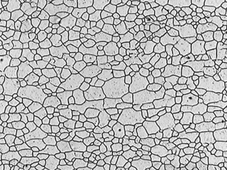
#> input picture Images/Metal_Structure.png, 227 x 170 px, shrunk from 664 x 498 before the run
$ python ImageAnalysisMain.py
#> lines starting #> are read from the running program, lines starting #| are printed output that depends on the picture; after the words box and inside, x2 and y2 are one past the last pixel; in counts of white or black regions, pixels touching at a corner belong together
### GaussianBlurFct.py
# -*- coding: utf-8 -*-
"""
Created on Wed Jan 25 17:18:10 2023

@author: Enzo
"""

import numpy as np


def blur(img, kernel, iteration):
    """
    compute for each pixel the average of the pixel's color value around with a certain weight for each neighboring pixels depending on the defined kernel (simple: blur the image)

    Parameters
    ----------
    img : array
        array of the color values of the pixels in the image.
    kernel : array
        to verify for each pixel if every pixel around are white (for our chosen kernel).
    iteration : int
        nb of time we want to blur the image.

    Returns
    -------
    blured_img : array
        array of the color values of the pixels in the blured image.

    """
    img_row, img_col = img.shape
    kern_row, kern_col = kernel.shape
    blured_img = img

    new_row = img_row + kern_row - 1  # compute the row size of the new image with a padding
    new_col = img_col + kern_col - 1  # compute the column size of the new image with a padding
    new_image = np.zeros((new_row,
                          new_col))  # initialize an array of the size of the image with a padding of one pixel to
    # apply the kernel on every pixel of the image

    for it in range(iteration):
        for i in range(0, img_row):
            for j in range(0, img_col):  # to go through each pixel of the image
                new_image[i + 1, j + 1] = blured_img[
                    i, j]  # give the pixel's color value of the image to create an identical image but, with a padding

        for i in range(0, img_row):
            for j in range(0, img_col):
                kernel_zone = new_image[i:i + kern_row,
                              j:j + kern_col]  # create a copy of a zone of pixels of the image of the same size as
                # the kernel
                blured_pxl_val = 0
                for k in range(0, kern_row):
                    for l in range(0, kern_col):  # to go through each pixel of the kernel_zone
                        blured_pxl_val += (kernel_zone[k, l] * kernel[k, l]) / np.sum(
                            kernel)  # compute the mean of the pixel's color value around a pixel with a certain
                        # weight for each pixel determined by the kernel
                blured_img[i, j] = blured_pxl_val
    return blured_img

### ThresholdFct.py
# -*- coding: utf-8 -*-
"""
Created on Tue Jan 24 21:45:06 2023

@author: Enzo
"""

import matplotlib.pyplot as plt
import numpy as np


def histogram(img):
    """
    make a histogram with the number of appearance of each color values in the pixels of the image

    Parameters
    ----------
    img : array
        array of the color values of the pixels in the image.

    Returns
    -------
    nb_appearance : array
        array with the number of appearance of each color values.

    """
    row, col = img.shape  # get the number of rows and colons of pixels of the image
    nb_appearance = np.zeros(256)  # create an array of zeros to initialize nb_appearance
    for i in range(0, row):
        for j in range(0, col):  # go through each pixel of the image
            nb_appearance[img[
                i, j]] += 1  # make the histogram by increasing by 1 each time a value between 0 and 255 appear for
            # each pixel of the image because the grey pixels appear more often than black pixels
    plt.plot(nb_appearance)
    plt.show()
    return nb_appearance


def otsu_threshold(hist, img):
    """
    determine automatically the threshold between black or white pixels with otsu's method'

    Parameters
    ----------
    hist : array
        histogram with the number of appearance of each color values in the pixels of the image.
    img : array
        array of the color values of the pixels in the image.

    Returns
    -------
    i_min : int
        threshold between black or white pixels : indice for which the sum of the foreground and background spread is minimum

    """
    nb_pixels = float(np.product(img.shape))  # nb of pixels in the image
    # initializations
    i_min = 0
    min_within_class_var = 10000000
    threshold_try = 1

    while threshold_try < 256 and (
            threshold_try < 50 or i_min != threshold_try - 3):  # prevent to try threshold beyond 255 and stop when
        # the indice of the minimum variation is found

        background = hist[
                     :threshold_try]  # the pixels that should be black according to the threshold that is being
        # tried (below the threshold)
        foreground = hist[
                     threshold_try:]  # the pixels that should be white according to the threshold that is being
        # tried (above the threshold)

        # computing weights
        w_background = np.sum(
            background) / nb_pixels  # compute the weight of every pixel's color value below the threshold which is
        # being tried
        w_foreground = np.sum(
            foreground) / nb_pixels  # compute the weight of every pixel's color value above the threshold which is
        # being tried

        # computing mean
        mean_background = np.sum(
            [pixel_value * nb_appearance for pixel_value, nb_appearance in enumerate(background)]) / np.sum(
            background)  # compute the mean of every pixel's color value below the threshold which is being tried
        # multiplied by their number of appearance
        mean_foreground = np.sum(
            [pixel_value * nb_appearance for pixel_value, nb_appearance in enumerate(foreground)]) / np.sum(
            foreground)  # compute the mean of every pixel's color value below the threshold which is being tried
        # multiplied by their number of appearance

        # computing variance
        var_background = np.nan_to_num(np.sum(
            [(pixel_value - mean_background) ** 2 * nb_appearance for pixel_value, nb_appearance in
             enumerate(background)]) / np.sum(background))  # compute the variance of the background
        var_foreground = np.nan_to_num(np.sum(
            [(pixel_value - mean_foreground) ** 2 * nb_appearance for pixel_value, nb_appearance in
             enumerate(foreground)]) / np.sum(foreground))  # compute the variance of the foreground
        # np.nan_to_num convert the result nan (that we don't want) to a number, usually 0

        # compute within class variance
        within_class_var = w_background * var_background + w_foreground * var_foreground  # compute the sum of the
        # foreground and background spread

        # get the indice for which the sum of the foreground and background spread is minimum
        if within_class_var < min_within_class_var:
            i_min = threshold_try - 1
            min_within_class_var = within_class_var
        print(f"trying : {threshold_try - 1}")
        threshold_try += 1
    return i_min


def thresholding(img, threshold):
    """
    transform, according to the threshold value, each pixel's color value to white or black

    Parameters
    ----------
    img : array
        array of the color values of the pixels in the image.
    threshold : int
        threshold between black or white pixels.

    Returns
    -------
    new_img : array
        array of the pixel's color value transformed to either black or white.

    """
    row, col = img.shape
    new_img = np.zeros((row, col))  # make an array of the same size as the image
    for i in range(0, row):
        for j in range(0, col):
            if img[i, j] >= threshold:  # verify if the color value of the pixel is higher than the threshold
                new_img[i, j] = 255  # if yes : transform to a white pixel
            else:
                new_img[i, j] = 0  # if no : transform to a black pixel
    return new_img

### MorphologicalOperationFct.py
# -*- coding: utf-8 -*-
"""
Created on Wed Jan 25 00:09:37 2023

@author: Enzo
"""
import numpy as np


def erode(img, kernel, iteration):
    """
    verify for each pixel if every pixel around are white (for our chosen kernel). If it is the case, then the pixel
    is white else, the pixel is black. Hence, it extends the black color

    Parameters
    ----------
    img : array
        array of the color values of the pixels in the image.
    kernel : array
        to verify for each pixel if every pixel around are white (for our chosen kernel).
    iteration : int
        nb of time we want to erode the image.

    Returns
    -------
    eroded_img : array
        array of the color values of the pixels in the eroded image.

    """
    img_row, img_col = img.shape
    kern_row, kern_col = kernel.shape
    eroded_img = img / 255  # to convert 255s into 1s

    new_row = img_row + kern_row - 1  # compute the row size of the new image with a padding
    new_col = img_col + kern_col - 1  # compute the column size of the new image with a padding
    new_image = np.zeros((new_row,
                          new_col))  # initialize an array of the size of the image with a padding of one pixel to
    # apply the kernel on every pixel of the image

    for it in range(iteration):
        for i in range(0, img_row):
            for j in range(0, img_col):  # to go through each pixel of the image
                new_image[i + 1, j + 1] = eroded_img[
                    i, j]  # give the pixel's color value of the image to create an identical image but, with a padding

        for i in range(0, img_row):
            for j in range(0, img_col):
                kernel_zone = new_image[i:i + kern_row,
                              j:j + kern_col]  # create a copy of a zone of pixels of the image of the same size as
                # the kernel
                if (
                        kernel_zone == kernel).all():  # verify for each pixel (each element of the array) in the
                    # kernel_zone if they are the same as the ones in the kernel
                    eroded_img[i, j] = 1  # if yes: the middle pixel of the kernel_zone is white
                else:
                    eroded_img[i, j] = 0  # if no: the middle pixel of the kernel_zone is black

    return eroded_img * 255  # to get it back to its normal pixel's color value


def dilate(img, kernel, iteration):
    """
    verify for each pixel if at least one pixel around is white (for our chosen kernel). If it is the case, then the pixel is white else, the pixel is black. Hence, it extend the white color

    Parameters
    ----------
    img : array
        array of the color values of the pixels in the image.
    kernel : array
        to verify for each pixel if every pixel around are white (for our chosen kernel).
    iteration : int
        nb of time we want to dilate the image.

    Returns
    -------
    dilated_img : array
        array of the color values of the pixels in the dilated image.

    """
    img_row, img_col = img.shape
    kern_row, kern_col = kernel.shape
    dilated_img = img / 255  # to convert 255s into 1s

    new_row = img_row + kern_row - 1  # compute the row size of the new image with a padding
    new_col = img_col + kern_col - 1  # compute the column size of the new image with a padding
    new_image = np.zeros((new_row,
                          new_col))  # initialize an array of the size of the image with a padding of one pixel to
    # apply the kernel on every pixel of the image

    for it in range(iteration):
        for i in range(0, img_row):
            for j in range(0, img_col):  # to go through each pixel of the image
                new_image[i + 1, j + 1] = dilated_img[
                    i, j]  # give the pixel's color value of the image to create an identical image but, with a padding

        for i in range(0, img_row):
            for j in range(0, img_col):  # to go through each pixel of the image
                kernel_zone = new_image[i:i + kern_row,
                              j:j + kern_col]  # create a copy of a zone of pixels of the image of the same size as
                # the kernel
                if (
                        kernel_zone == kernel).any():  # verify if any of the pixels (any element of the array) in
                    # the kernel_zone is the same as the ones in the kernel
                    dilated_img[i, j] = 1  # if yes: the middle pixel of the kernel_zone is white
                else:
                    dilated_img[i, j] = 0  # if no: the middle pixel of the kernel_zone is black
    return dilated_img * 255  # to get it back to its normal pixel's color value

### FloodAlgo.py
# -*- coding: utf-8 -*-
"""
Created on Jan 28 13:07:00 2023

@author: Sacha
"""
import numpy as np
import cv2
import random


# [26 lines left out: function flood, not called in this run]


def floodrgb(img, old_color):
    """
    flood the cells with color
    Parameters
    ----------
    img : array - image before being flooded in grayscale or black and white
    old_color : list - the color that should be changed. format : [0-255, 0-255, 0-255]

    Returns
    -------
    img : array - the flooded image in rgb format
    cellcount : int - return the number of cell flooded
    color_list : list - list of all the used color
    """
    cellcount = 0

    img = img.astype(np.uint8)
    img = cv2.cvtColor(img, cv2.COLOR_GRAY2RGB)

    img = img.astype(np.uint8)

    first_white = np.nonzero(img == old_color)
    new_color = [10, 0, 0]

    color_list = []

    while len(first_white[0]) > 0:

        while new_color in color_list:
            new_color = [random.randint(20, 250), random.randint(1, 250), random.randint(1, 220)]

        color_list.append(list(new_color))

        # print(color_list)

        cellcount += 1  # this count the number of cell

        print(f"number of grains : {cellcount}")

        img = fill2(img, first_white[0][0], first_white[1][0], old_color, new_color)
        first_white = np.nonzero(img == old_color)

    return img, cellcount, color_list


def fill2(img, x, y, old_color, new_color):
    """
    sequential alogrithm that fill the cell with a color
    Parameters
    ----------
    img : array - the image to be filled
    x : int - x coordinate of the starting point
    y : int - y coordinate of the starting point
    old_color : list or int - the color that should be replaced. list if img is rgb, or int if img is grayscale
    new_color : list or int - the color that replace. list if img is rgb, int if img is grayscale

    Returns
    -------
    img : array - the image with the new filled cell

    """

    queued = [[x, y]]

    while len(queued) > 0:
        x = queued[0][0]
        y = queued[0][1]
        img[x][y] = new_color
        # print(f' {x},{y} : set to {new_color}')
        queued.remove(queued[0])
        # print(f"queue size {len(queued)} ")

        cellcheck = \
            [[x, y + 1],
             [x - 1, y], [x + 1, y],
             [x, y - 1]
             ]

        for elem in cellcheck:
            if img[elem[0]][elem[1]][0] == old_color[0] and img[elem[0]][elem[1]][1] == old_color[1] and \
                    img[elem[0]][elem[1]][2] == old_color[2] and (elem not in queued):
                queued.append(elem)
                # print(f' {elem} queued')

    return img

### PropertiesFct.py
# -*- coding: utf-8 -*-
"""
Created on Tue Jan 31 17:36:38 2023

@author: Enzo && Sacha
"""


def get_properties(img, list_colors):
    properties = {"[0, 0, 0]-area": 0, "[0, 0, 0]-perimeter": 0, "[0, 0, 0]-last_height": 0, "[0, 0, 0]-max_height": 0,
                  "[0, 0, 0]-last_width": 0, "[0, 0, 0]-max_width": 0}

    img_row, img_col, rgb = img.shape

    for color in list_colors:
        properties[str(color) + "-area"] = 0
        properties[str(color) + "-perimeter"] = 0
        properties[str(color) + "-max_height"] = 0
        properties[str(color) + "-last_height"] = 0
        properties[str(color) + "-max_width"] = 0
        properties[str(color) + "-last_width"] = 0

    for i in range(img_row):

        # for the height
        for key in properties.keys():
            if key.endswith("-last_height"):
                properties[key] = 0

        for j in range(img_col):
            # get area
            properties[str(list(img[i, j])) + "-area"] += 1

            # get border
            if list(img[i - 1, j]) == [0, 0, 0] or list(img[i, j - 1]) == [0, 0, 0] or list(img[i + 1, j]) == [0, 0,
                                                                                                               0] or list(
                    img[i, j + 1]) == [0, 0, 0]:
                properties[str(list(img[i, j])) + "-perimeter"] += 1

            # get height
            properties[str(list(img[i, j])) + "-last_height"] += 1
            if properties[str(list(img[i, j])) + "-last_height"] > properties[str(list(img[i, j])) + "-max_height"]:
                properties[str(list(img[i, j])) + "-max_height"] = properties[str(list(img[i, j])) + "-last_height"]

    # get width
    for j in range(img_col):
        for key in properties.keys():
            if key.endswith("-last_width"):
                properties[key] = 0
        for i in range(img_row):
            properties[str(list(img[i, j])) + "-last_width"] += 1
            if properties[str(list(img[i, j])) + "-last_width"] > properties[str(list(img[i, j])) + "-max_width"]:
                properties[str(list(img[i, j])) + "-max_width"] = properties[str(list(img[i, j])) + "-last_width"]

    # delete useless dictionary keys
    to_del = []
    for key in properties.keys():
        if key.endswith("-last_height") or key.endswith("-last_width"):
            to_del.append(key)
    for k in to_del:
        properties.pop(k, None)

    return properties


def findshape(area, width, height, shapecount):
    """
    Tries to find the closest form of each cell
    Parameters
    ----------
    area : int - area of the cell
    width : int - width of the cell
    height : int - height of the cell
    shapecount : list of int - format : [triangle, square, circle, oblong, rectangle]

    Returns
    -------
    shapelistname[i] : str - name of the shape
    shapecount : list of int - format : [triangle, square, circle, oblong, rectangle]
    """
    triangle = abs((0.5 * width * height) - area)
    square = abs((width * width) - area)
    circle = abs(((width / 2) * 3.14 ** 2) - area)
    oblong = abs((3.14 * (width / 2) * (height / 2)) - area)
    rectangle = abs((width * height) - area)

    shapelist = [triangle, square, circle, oblong, rectangle]
    shapelistname = ["triangle", "square", "circle", "oblong", "rectangle"]
    correct = min(shapelist)

    for i in range(len(shapelist)):
        if shapelist[i] == correct:
            shapecount[i] = shapecount[i] + 1
            return shapelistname[i], shapecount


def regroup(cell_list):
    """
    group the cell in 3 categories :
    small, medium, big

    Parameters
    ----------
    cell_list : list of int - list of cells and their caracteristic. format : [area, ...]

    Returns
    -------
    small : list - all the small cell along with caracteristics
    medium : list - all the medium cell along with caracteristics
    big : list - all the big cell along with caracteristics

    """
    small = []
    medium = []
    big = []

    for i in range(len(cell_list)):
        if cell_list[i][0] < 250:
            small.append(cell_list[i])
        elif 250 <= cell_list[i][0] < 600:
            medium.append(cell_list[i])
        else:
            big.append(cell_list[i])
    return small, medium, big

### ImageAnalysisMain.py
# -*- coding: utf-8 -*-
"""
Created on Tue Jan 24 21:45:05 2023

@author: Enzo && Sacha
"""

from termcolor import colored
import os
import time
import PropertiesFct
from ThresholdFct import *
from MorphologicalOperationFct import *
from GaussianBlurFct import *
from FloodAlgo import *
from PropertiesFct import *


def main():
    currentpath = os.getcwd()  # get the current paths
    picfold = os.path.join(currentpath, "Data")  # enter the "data folder" in the current path
    datatxt = os.path.join(picfold, "Data.txt")

    imgfold = os.path.join(currentpath, "Images")  # enter the "Images folder" in the current path

    print("default picture name : \nMetal_Structure.png")

    imagename = str(input("Image name ? (enter nothing to use the default picture)\n >"))
#> the answer given: Metal_Structure.png
    if imagename == "":
        imagename = "Metal_Structure.png"
    img = cv2.imread(os.path.join(imgfold, imagename), 0)
#> img is the input picture: shape (170, 227); min 0, max 255, mean 180.8

    print("Currently running...")

    start_calc = time.time()

    gaussian_kernel = np.array(
        [
            [1, 4, 7, 4, 1],
            [4, 16, 26, 16, 4],
            [7, 26, 41, 26, 7],
            [4, 16, 26, 16, 4],
            [1, 4, 7, 4, 1]
        ]
    )

    blured_img = blur(img, gaussian_kernel, 1)
#> after the loop in blur, `for it in range(iteration):`:
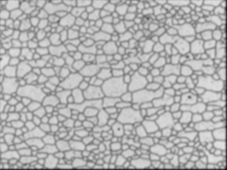
#> blured_img: shape (170, 227); min 8, max 225, mean 178.2
#> after the loop in blur, `for it in range(iteration):`:
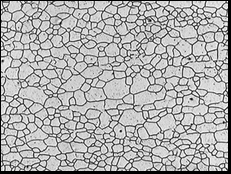
#> new_image: shape (174, 231) float64; min 0, max 255, mean 173.6

    cv2.imwrite(os.path.join(picfold, 'blured_img.png'),
                blured_img)  # save the image to the \Data folder, with the specific name

    print("blurring" + colored(" done", "green"))

    hist = histogram(img)
#> in histogram, `plt.show()`:
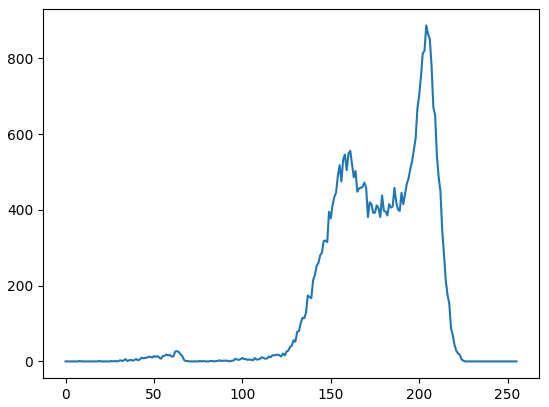
#> figure drawn by matplotlib, 1 panel; curve peaks at x = 204, y = 887
#> hist = 256 values, max 887 at index 204, min 0 at index 0, mean 150.7
    print("histogram" + colored(" plotted", "green"))

    threshold = otsu_threshold(hist, img)
#> the loop in otsu_threshold, `while threshold_try < 256 and ( threshold_try < 50 or i_min != thresho..` made 71 passes
#> (background, w_background, w_foreground, mean_background, mean_foreground, var_background, var_foreground, within_class_var) on passes 1, 3, 9, 12: ([0], 0, 1, nan, 177.2, 0, 719.2, 719.2), ([0, 0, 0], 0, 1, nan, 175.2, 0, 719.2, 719.2), ([0, 0, 0, 0, 0, 0, 0, 0, 1], 2.59e-05, 1, 8, 169.2, 0, 718.4, 718.4), ([0, 0, 0, 0, 0, 0, 0, 0, 1, 0, 0, 0], 2.59e-05, 1, 8, 166.2, 0, 718.4, 718.4)
#> after the loop in otsu_threshold, `while threshold_try < 256 and (`: i_min = 69; min_within_class_var = 559.1; threshold_try = 72
#> threshold = 69
    print(f"threshold of {threshold}" + colored(" found", "green"))
#| threshold of 69 found

    thresholded_img = thresholding(img, threshold)
#> after the loop in thresholding, `for i in range(0, row):`:
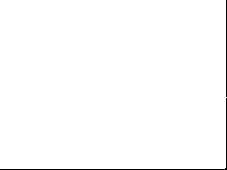
#> new_img: shape (170, 227) float64; 99% white; black in thin lines or dots
    print("thresholding" + colored(" done", "green"))

    cv2.imwrite(os.path.join(picfold, 'thresholded.png'),
                thresholded_img)  # save the image to the \Data folder, with the specific name

    kernel = np.ones((3, 3), np.uint8)  # kernel used by ImageJ
    eroded_img = erode(thresholded_img, kernel, 3)
#> after the loop in erode, `for it in range(iteration):`:
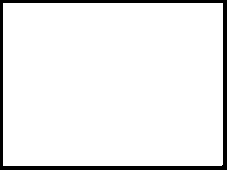
#> eroded_img: shape (170, 227) float64; values 0 (black) and 1 (white), 92.9% white; 1 black region, box (x1, y1, x2, y2) and area: (0, 0, 227, 170) 2731
#> (the rest of the program and of its run is left out)
